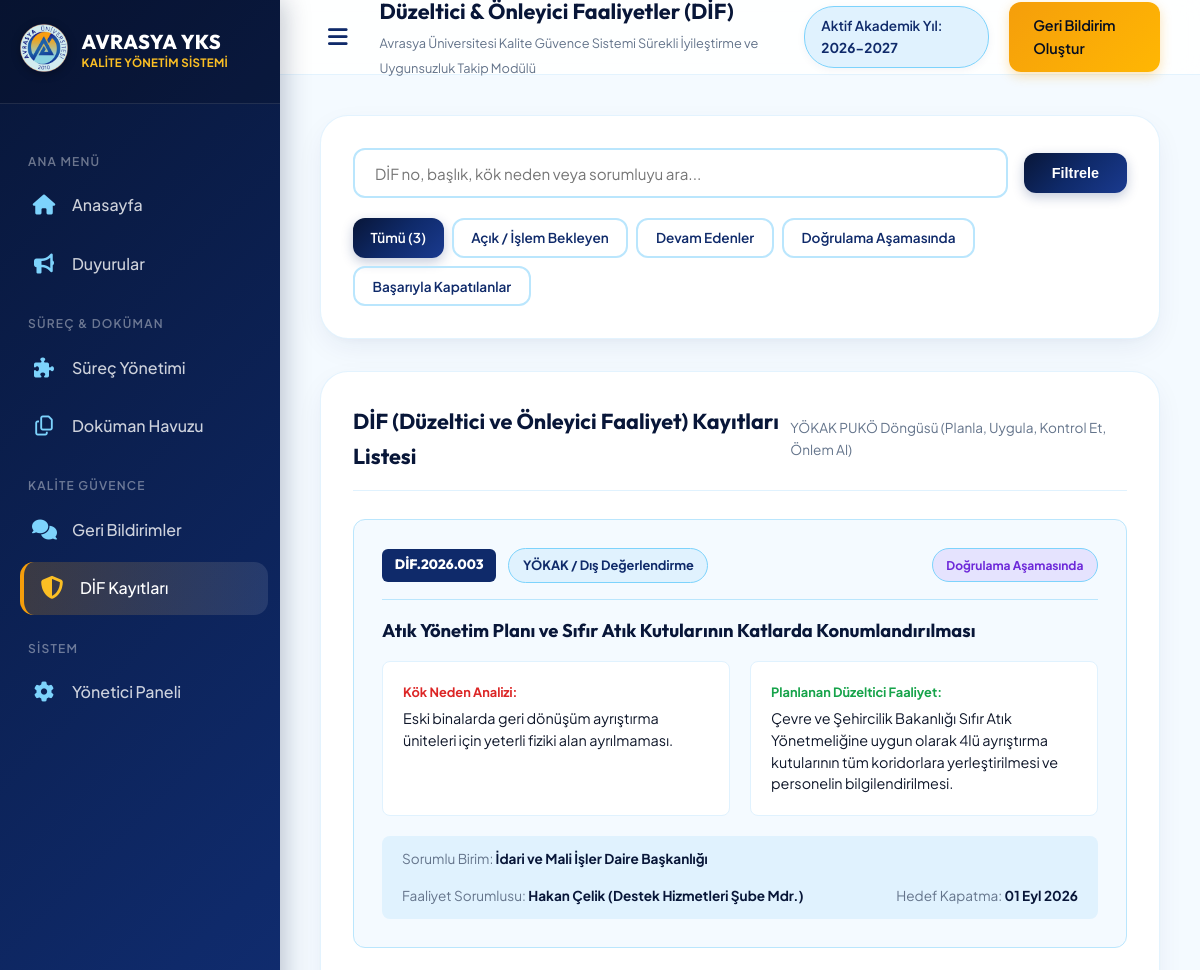
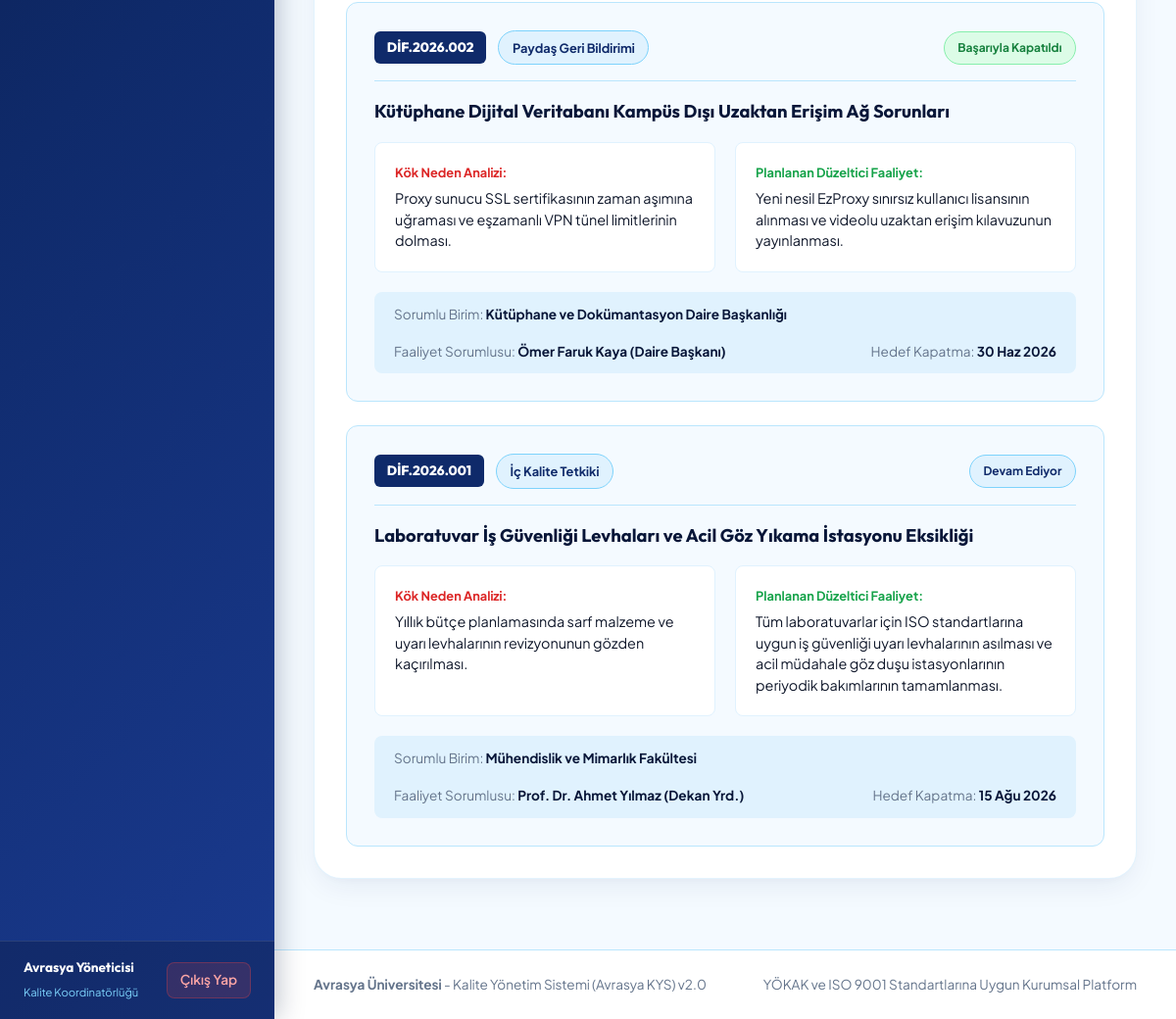
Page /dif/ on the committed database (2 pictures, top to bottom).
### dif/models.py (models this page shows, shortened)
class DifRecord(models.Model):
    FINDING_CHOICES = [
        ('iç_tetkik', 'İç Kalite Tetkiki'),
        ('dış_tetkik', 'YÖKAK / Dış Değerlendirme'),
        ('paydaş', 'Paydaş Geri Bildirimi'),
        ('risk', 'Kurumsal Risk Değerlendirmesi'),
    ]
    STATUS_CHOICES = [
        ('acik', 'Açık / İşlem Bekliyor'),
        ('devam', 'Düzeltici Faaliyet Devam Ediyor'),
        ('dogrulama', 'Etkinlik Doğrulama Aşamasında'),
        ('kapali', 'Başarıyla Kapatıldı'),
    ]
    code = models.CharField(max_length=50, unique=True, verbose_name="DİF Numarası", help_text="Örn: DİF.2026.001")
    title = models.CharField(max_length=255, verbose_name="Uygunsuzluk / Gelişme Alanı Başlığı")
    unit = models.CharField(max_length=150, verbose_name="Sorumlu Birim", default="Avrasya Üniversitesi Genel")
    finding_type = models.CharField(max_length=30, choices=FINDING_CHOICES, default='iç_tetkik', verbose_name="Tespit Kaynağı")
    root_cause = models.TextField(verbose_name="Kök Neden Analizi")
    action_plan = models.TextField(verbose_name="Planlanan Düzeltici / Önleyici Faaliyetler")
    responsible_person = models.CharField(max_length=150, verbose_name="Faaliyet Sorumlusu")
    target_date = models.DateField(verbose_name="Hedef Kapatma Tarihi")
    status = models.CharField(max_length=20, choices=STATUS_CHOICES, default='acik', verbose_name="DİF Durumu")
    created_at = models.DateTimeField(auto_now_add=True, verbose_name="Açılış Tarihi")
    closed_at = models.DateField(blank=True, null=True, verbose_name="Kapanış Tarihi")
    class Meta:
        verbose_name = "DİF Kaydı"
        verbose_name_plural = "DİF Kayıtları"
        ordering = ['-created_at']

### dif/views.py (the view, shortened to what this page needs)
# urls.py: path('', views.dif_list, name='dif_list'),
def dif_list(request):
    records = DifRecord.objects.all()
    status_filter = request.GET.get('status')
    if status_filter:
        records = records.filter(status=status_filter)
    query = request.GET.get('q', '').strip()
    context = {
        'records': records,
        'status_filter': status_filter,
        'query': query,
    }
    return render(request, 'dif/dif_list.html', context)

### templates/dif/dif_list.html (shortened to what this page needs)
{% extends 'base.html' %}
{% load static %}
{% block page_subtitle %}Avrasya Üniversitesi Kalite Güvence Sistemi Sürekli İyileştirme ve Uygunsuzluk Takip Modülü{% endblock %}
{% block content %}
<div class="section-card" style="margin-bottom: 2rem;">
    <form method="get" action="{% url 'dif_list' %}" style="display: flex; gap: 1rem; flex-wrap: wrap; align-items: center;">
        <div style="flex: 1; min-width: 280px;">
            <input type="text" name="q" value="{{ query }}" placeholder="DİF no, başlık, kök neden veya sorumluyu ara..." class="form-control">
        </div>
        <button type="submit" class="btn btn-primary" style="padding: 0.75rem 1.75rem;">
            Filtrele
        </button>
    </form>
    <div style="display: flex; gap: 0.5rem; margin-top: 1.25rem; flex-wrap: wrap;">
        <a href="{% url 'dif_list' %}{% if query %}?q={{ query }}{% endif %}" class="btn {% if not status_filter %}btn-primary{% else %}btn-outline{% endif %}" style="padding: 0.45rem 1.1rem; font-size: 0.85rem;">
            Tümü ({{ records.count }})
        </a>
        <a href="{% url 'dif_list' %}?status=acik{% if query %}&q={{ query }}{% endif %}" class="btn {% if status_filter == 'acik' %}btn-gold{% else %}btn-outline{% endif %}" style="padding: 0.45rem 1.1rem; font-size: 0.85rem;">
            Açık / İşlem Bekleyen
        </a>
        <a href="{% url 'dif_list' %}?status=devam{% if query %}&q={{ query }}{% endif %}" class="btn {% if status_filter == 'devam' %}btn-gold{% else %}btn-outline{% endif %}" style="padding: 0.45rem 1.1rem; font-size: 0.85rem;">
            Devam Edenler
        </a>
        <a href="{% url 'dif_list' %}?status=dogrulama{% if query %}&q={{ query }}{% endif %}" class="btn {% if status_filter == 'dogrulama' %}btn-gold{% else %}btn-outline{% endif %}" style="padding: 0.45rem 1.1rem; font-size: 0.85rem;">
            Doğrulama Aşamasında
        </a>
        <a href="{% url 'dif_list' %}?status=kapali{% if query %}&q={{ query }}{% endif %}" class="btn {% if status_filter == 'kapali' %}btn-gold{% else %}btn-outline{% endif %}" style="padding: 0.45rem 1.1rem; font-size: 0.85rem;">
            Başarıyla Kapatılanlar
        </a>
    </div>
</div>
<div class="section-card">
    <div class="section-header">
        <div class="section-title">
            <h3>DİF (Düzeltici ve Önleyici Faaliyet) Kayıtları Listesi</h3>
        </div>
        <span style="font-size: 0.85rem; color: var(--text-muted);">YÖKAK PUKÖ Döngüsü (Planla, Uygula, Kontrol Et, Önlem Al)</span>
    </div>
    <div style="display: flex; flex-direction: column; gap: 1.5rem;">
        {% if records %}
            {% for rec in records %}
            <div style="background: var(--ice-50); border: 1px solid var(--ice-200); border-radius: 12px; padding: 1.75rem; transition: var(--transition);" onmouseover="this.style.borderColor='var(--navy-800)';" onmouseout="this.style.borderColor='var(--ice-200)';">
                <div style="display: flex; justify-content: space-between; align-items: center; flex-wrap: wrap; gap: 1rem; margin-bottom: 1rem; border-bottom: 1px solid var(--ice-200); padding-bottom: 1rem;">
                    <div style="display: flex; align-items: center; gap: 0.75rem;">
                        <span style="font-family: 'Outfit', sans-serif; font-weight: 800; color: #fff; background: var(--navy-800); padding: 0.35rem 0.8rem; border-radius: 6px; font-size: 0.85rem;">
                            {{ rec.code }}
                        </span>
                        <span class="status-badge badge-progress" style="font-size: 0.8rem;">
                            {{ rec.get_finding_type_display }}
                        </span>
                    </div>
                    <div>
                        {% if rec.status == 'acik' %}
                            <span class="status-badge badge-pending">Açık / İşlem Bekliyor</span>
                        {% elif rec.status == 'devam' %}
                            <span class="status-badge badge-progress">Devam Ediyor</span>
                        {% elif rec.status == 'dogrulama' %}
                            <span class="status-badge badge-progress" style="background: rgba(139, 92, 246, 0.15); color: #6d28d9;">Doğrulama Aşamasında</span>
                        {% else %}
                            <span class="status-badge badge-success">Başarıyla Kapatıldı</span>
                        {% endif %}
                    </div>
                </div>
                <h4 style="font-size: 1.15rem; color: var(--navy-900); margin-bottom: 1rem;">{{ rec.title }}</h4>
                <div style="display: grid; grid-template-columns: repeat(auto-fit, minmax(280px, 1fr)); gap: 1.25rem; margin-bottom: 1.25rem;">
                    <div style="background: #fff; padding: 1.25rem; border-radius: 8px; border: 1px solid var(--ice-100);">
                        <strong style="font-size: 0.8rem; color: #dc2626; display: block; margin-bottom: 0.35rem;">
                            Kök Neden Analizi:
                        </strong>
                        <p style="font-size: 0.9rem; color: var(--text-main); margin: 0; line-height: 1.5;">{{ rec.root_cause }}</p>
                    </div>
                    <div style="background: #fff; padding: 1.25rem; border-radius: 8px; border: 1px solid var(--ice-100);">
                        <strong style="font-size: 0.8rem; color: #16a34a; display: block; margin-bottom: 0.35rem;">
                            Planlanan Düzeltici Faaliyet:
                        </strong>
                        <p style="font-size: 0.9rem; color: var(--text-main); margin: 0; line-height: 1.5;">{{ rec.action_plan }}</p>
                    </div>
                </div>
                <div style="display: flex; justify-content: space-between; align-items: center; flex-wrap: wrap; gap: 1rem; font-size: 0.85rem; color: var(--text-muted); background: var(--ice-100); padding: 0.75rem 1.25rem; border-radius: 8px;">
                    <div>
                        Sorumlu Birim: <strong style="color: var(--navy-900);">{{ rec.unit }}</strong>
                    </div>
                    <div>
                        Faaliyet Sorumlusu: <strong style="color: var(--navy-900);">{{ rec.responsible_person }}</strong>
                    </div>
                    <div>
                        Hedef Kapatma: <strong style="color: var(--navy-900);">{{ rec.target_date|date:"d M Y" }}</strong>
                    </div>
                </div>
            </div>
            {% endfor %}
        {% endif %}
    </div>
</div>
{% endblock %}

### static/css/style.css (style rules this page uses)
:root { --navy-950: #050d21; --navy-900: #081638; --navy-800: #0f2a6a; --navy-700: #1a3a8f; --navy-600: #254ebb; --gold-400: #fbbf24; --gold-500: #f59e0b; --gold-600: #d97706; --ice-50: #f4faff; --ice-100: #e0f2fe; --ice-200: #bae6fd; --ice-300: #7dd3fc; --text-main: #0f172a; --text-muted: #64748b; --text-light: #94a3b8; --bg-main: var(--ice-50); --bg-card: rgba(255, 255, 255, 0.9); --navy-gradient: linear-gradient(135deg, #081638 0%, #0f2a6a 50%, #1a3a8f 100%); --gold-gradient: linear-gradient(135deg, #f59e0b 0%, #ffb703 100%); --card-gradient: linear-gradient(145deg, rgba(255,255,255,0.95) 0%, rgba(240,249,255,0.85) 100%); --glass-bg: rgba(255, 255, 255, 0.85); --glass-border: rgba(224, 242, 254, 0.9); --glass-shadow: 0 10px 30px -5px rgba(15, 42, 106, 0.08), 0 4px 10px -5px rgba(15, 42, 106, 0.04); --hover-shadow: 0 20px 40px -10px rgba(15, 42, 106, 0.15), 0 0 15px rgba(245, 158, 11, 0.2); --radius-sm: 8px; --radius-md: 14px; --radius-lg: 20px; --radius-xl: 28px; --transition: all 0.3s cubic-bezier(0.4, 0, 0.2, 1); }
* { margin: 0; padding: 0; box-sizing: border-box; }
body { font-family: 'Plus Jakarta Sans', 'Outfit', sans-serif; background-color: var(--bg-main); color: var(--text-main); line-height: 1.6; overflow-x: hidden; }
h1, h2, h3, h4, h5, h6 { font-family: 'Outfit', sans-serif; font-weight: 700; color: var(--navy-900); }
a { text-decoration: none; color: inherit; transition: var(--transition); }
.section-card { background: #ffffff; border-radius: var(--radius-xl); padding: 2rem; border: 1px solid var(--glass-border); box-shadow: var(--glass-shadow); margin-bottom: 2rem; }
.section-header { display: flex; align-items: center; justify-content: space-between; margin-bottom: 1.75rem; padding-bottom: 1rem; border-bottom: 1px solid var(--ice-100); }
.section-title h3 { font-size: 1.35rem; color: var(--navy-900); display: flex; align-items: center; gap: 0.75rem; }
.btn { display: inline-flex; align-items: center; gap: 0.5rem; padding: 0.75rem 1.5rem; border-radius: 12px; font-weight: 600; font-size: 0.9rem; cursor: pointer; transition: var(--transition); border: none; outline: none; }
.btn-primary { background: var(--navy-gradient); color: #ffffff; box-shadow: 0 4px 12px rgba(15, 42, 106, 0.25); }
.btn-outline { background: transparent; border: 2px solid var(--ice-200); color: var(--navy-800); }
.status-badge { padding: 0.4rem 0.85rem; border-radius: 20px; font-size: 0.75rem; font-weight: 700; display: inline-flex; align-items: center; gap: 0.35rem; }
.badge-progress { background: var(--ice-100); color: var(--navy-800); border: 1px solid var(--ice-300); }
.badge-success { background: #dcfce7; color: #15803d; border: 1px solid #86efac; }
.form-control { width: 100%; padding: 0.85rem 1.25rem; border-radius: 12px; border: 2px solid var(--ice-200); background: #ffffff; font-family: inherit; font-size: 0.95rem; color: var(--text-main); transition: var(--transition); outline: none; }

### rows in the picture
DifRecord: code "DİF.2026.003", finding_type "YÖKAK / Dış Değerlendirme", status "Doğrulama Aşamasında", title "Atık Yönetim Planı ve Sıfır Atık Kutularının Katlarda Konumlandırılması", root_cause "Eski binalarda geri dönüşüm ayrıştırma üniteleri için yeterli fiziki alan ayrılmaması.", action_plan "Çevre ve Şehircilik Bakanlığı Sıfır Atık Yönetmeliğine uygun olarak 4lü ayrıştırma kutularının tüm koridorlara yerleştirilmesi ve personelin bilgilendirilmesi.", unit "İdari ve Mali İşler Daire Başkanlığı", responsible_person "Hakan Çelik (Destek Hizmetleri Şube Mdr.)", target_date "01 Eyl 2026"
DifRecord: code "DİF.2026.002", finding_type "Paydaş Geri Bildirimi", status "Başarıyla Kapatıldı", title "Kütüphane Dijital Veritabanı Kampüs Dışı Uzaktan Erişim Ağ Sorunları", root_cause "Proxy sunucu SSL sertifikasının zaman aşımına uğraması ve eşzamanlı VPN tünel limitlerinin dolması.", action_plan "Yeni nesil EzProxy sınırsız kullanıcı lisansının alınması ve videolu uzaktan erişim kılavuzunun yayınlanması.", unit "Kütüphane ve Dokümantasyon Daire Başkanlığı", responsible_person "Ömer Faruk Kaya (Daire Başkanı)", target_date "30 Haz 2026"
DifRecord: code "DİF.2026.001", finding_type "İç Kalite Tetkiki", status "Devam Ediyor", title "Laboratuvar İş Güvenliği Levhaları ve Acil Göz Yıkama İstasyonu Eksikliği", root_cause "Yıllık bütçe planlamasında sarf malzeme ve uyarı levhalarının revizyonunun gözden kaçırılması.", action_plan "Tüm laboratuvarlar için ISO standartlarına uygun iş güvenliği uyarı levhalarının asılması ve acil müdahale göz duşu istasyonlarının periyodik bakımlarının tamamlanması.", unit "Mühendislik ve Mimarlık Fakültesi", responsible_person "Prof. Dr. Ahmet Yılmaz (Dekan Yrd.)", target_date "15 Ağu 2026"

### other values in the picture
{{ records.count }} "3"
